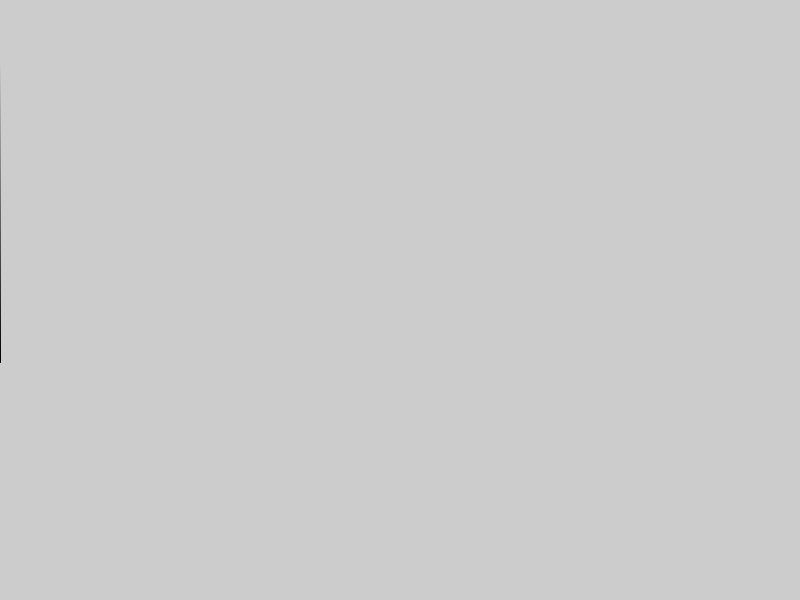
Frame 1 (no input)
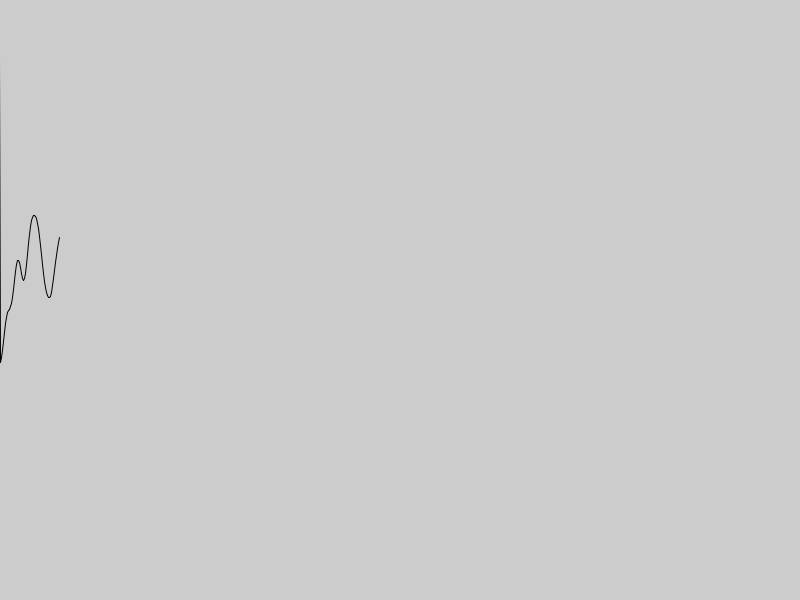
Frame 60 (the mouse pressed at the canvas centre just before this capture)
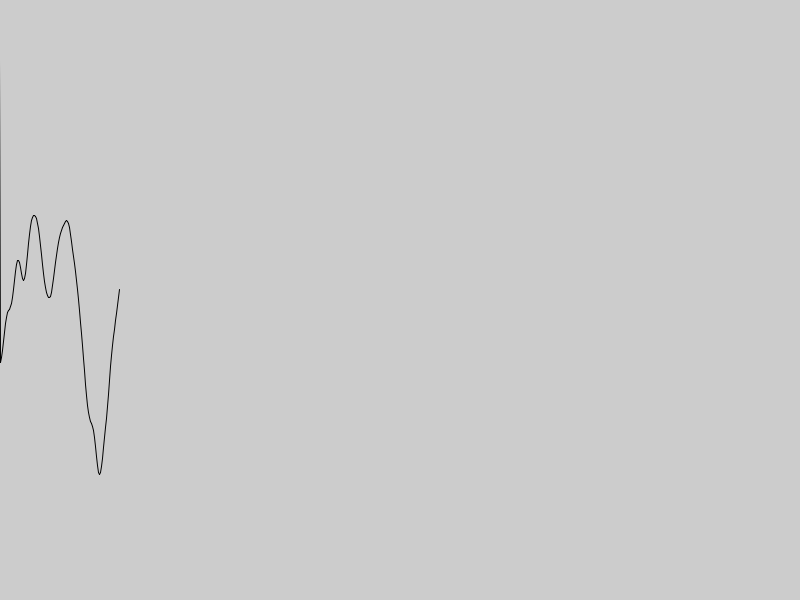
Frame 120 (the mouse held since frame 60 and released just before this capture)

The Processing sketch that drew these frames (run headless with seeded random() and noise(); from frame 60 on, the mouse is pressed at the canvas centre):

// Processing sketch: 01_perlin_noise
// ── 01_perlin_noise.pde
float yoff = 0.0;
float previous;
float t = 0;
float n = noise(yoff) * height;
float dir = 1;

void setup () {
  size (800, 600);
  background(204);
}

void draw() {
  previous = n; 
  yoff = yoff + .02;  
  n = noise(yoff) * height;  
  line (t - 1, previous, t, n);
  
  if (t > width)
    t = 0;
    
  t++;
}
